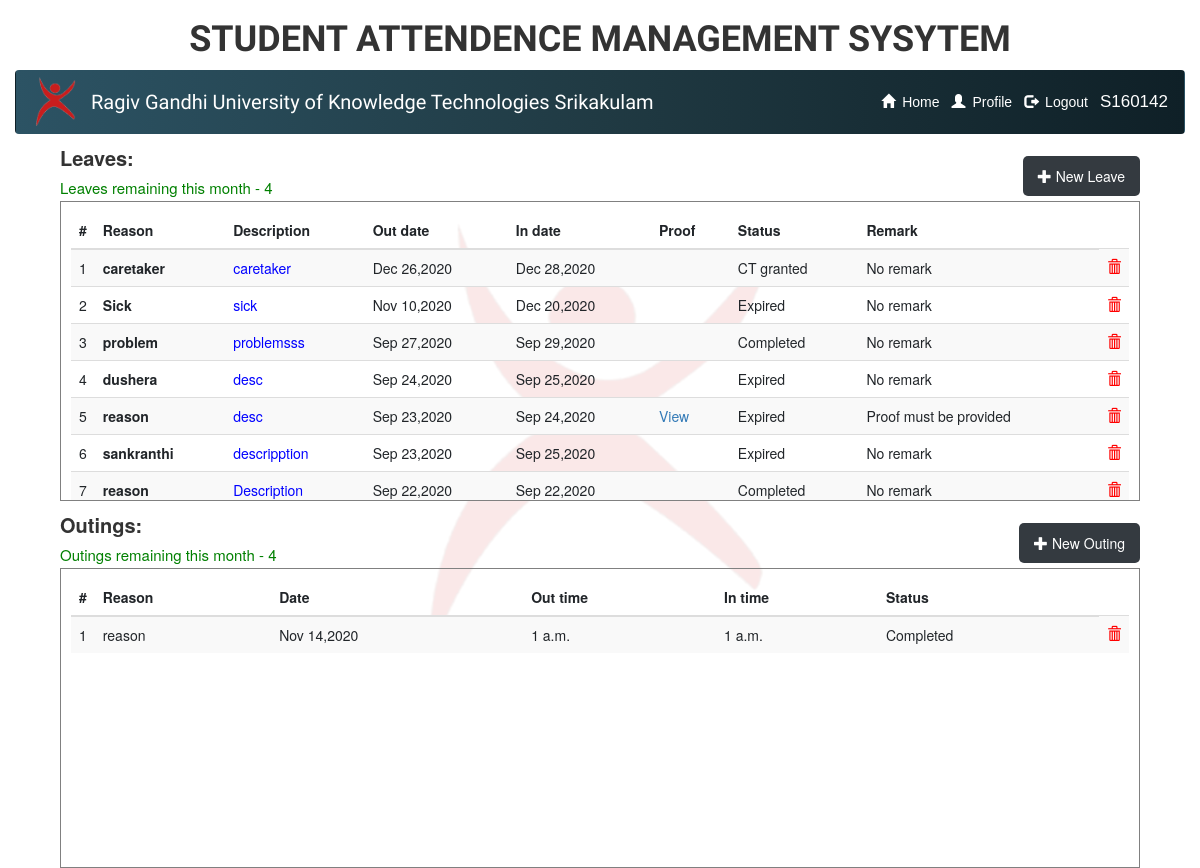
The app's page /olms/home (signed in), older data.
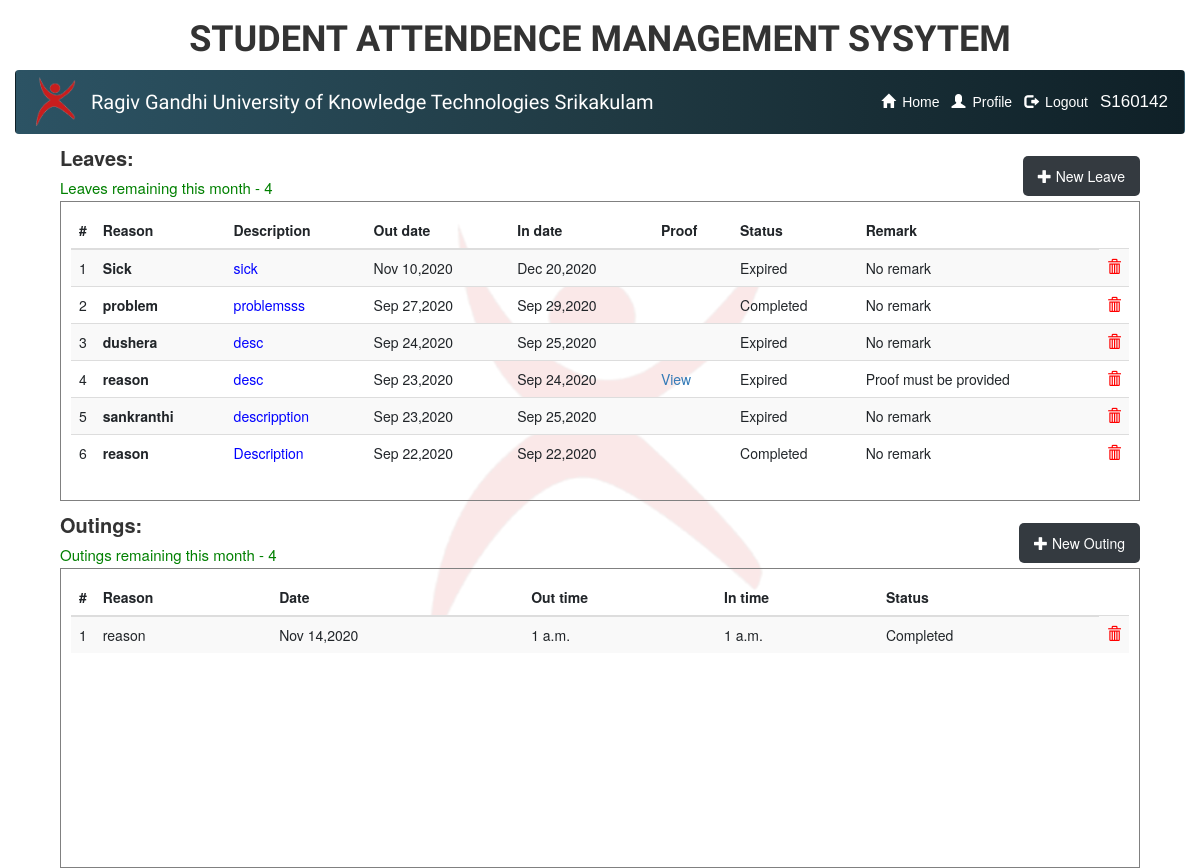
The same page, newer data.
### olms/models.py (models this page shows)
class UserProfile(models.Model):
    user = models.OneToOneField(
        User, unique=True, related_name='profile', on_delete=models.CASCADE)
    id = models.CharField(max_length=7, primary_key=True)
    usertypes = [('student', 'Student'), ('admin', 'Admin'), ('care_taker', 'CareTaker'),
                 ('security', 'Security')]
    usertype = models.CharField(
        max_length=10, choices=usertypes, default='student')
    branches = [('puc', 'PUC'), ('cse', 'CSE'), ('mech', 'MECH'),
                ('chem', 'CHEM'), ('ece', 'ECE'), ('mme', 'MME'), ('civil', 'CIVIL')]
    branch = models.CharField(max_length=5, choices=branches, default='puc')
    years = [('p1', 'P1'), ('p2', 'P2'), ('e1', 'E1'),
             ('e2', 'E2'), ('e3', 'E3'), ('e4', 'E4')]
    year = models.CharField(max_length=2, choices=years, default='p1')
    gender = models.CharField(choices=[(
        'male', 'Male'), ('female', 'Female'), ('other', 'Other')], max_length=6, default='male')
    hostels = [('i1', 'I1'), ('i2', 'I2'), ('i3', 'I3'),
               ('k1', 'K1'), ('k2', 'K2'), ('k3', 'K3'), ('k4', 'K4')]
    hostel = models.CharField(max_length=2, choices=hostels, default='i2')
    room_no = models.CharField(
        max_length=7, blank=True, null=True, default=None)
    classs = models.CharField(max_length=3, blank=True, null=True, default=None)
    in_campus = models.BooleanField(default=True)

class Leaves(models.Model):
    user = models.ForeignKey(
        UserProfile, on_delete=models.SET_NULL, related_name='leaveuser', blank=True, null=True)
    reason = models.CharField(max_length=50, default=None)
    description = models.CharField(max_length=999, default=None)
    proof = models.FileField(default=None, blank=True,
                             null=True, upload_to='proofs/', validators=[FileExtensionValidator(allowed_extensions=['pdf', 'doc', 'docx', 'jpg', 'png', 'xlsx', 'xls', 'jpeg', 'img'])])
    out_date = models.DateField(default=None, blank=True, null=True)
    in_date = models.DateField(default=None,  blank=True, null=True)
    actual_out_date = models.DateTimeField(default=None, blank=True, null=True)
    actual_in_date = models.DateTimeField(default=None, blank=True, null=True)
    statuses = [('pending', 'pending'), ('ct_granted', 'CT granted'), ('granted',
                                         'granted'), ('ct_rejected', 'CT rejected'), ('rejected', 'rejected'), ('on_leave', 'On Leave'), ('delayed', 'Delayed'), ('completed', 'Completed'), ('expired', 'Expired')]
    status = models.CharField(
        max_length=11, choices=statuses, default='pending')
    is_emergency = models.BooleanField(default=False)
    remark = models.CharField(max_length=100, default='No remark')

class Outing(models.Model):
    user = models.ForeignKey(
        UserProfile, on_delete=models.SET_NULL, related_name='outinguser', blank=True, null=True)
    reason = models.CharField(max_length=50, default=None)
    date = models.DateField(default=None, blank=True, null=True)
    out_time = models.TimeField(default=None, blank=True, null=True)
    in_time = models.TimeField(default=None, blank=True, null=True)
    actual_in_time = models.TimeField(default=None, blank=True, null=True)
    actual_out_time = models.TimeField(default=None, blank=True, null=True)
    statuses = [('pending', 'pending'),  ('ct_granted', 'CT granted'), ('granted',
                                         'granted'),('ct_rejected', 'CT rejected'), ('rejected', 'rejected'), ('on_outing', 'On Outing'),
                ('completed', 'Completed'), ('expired', 'Expired')]
    status = models.CharField(
        max_length=11, choices=statuses, default='pending')

### olms/views.py (the view)
# urls.py: path('home', views.userhome, name='home'),
def home(response):
    if response.user.is_superuser or not isinstance(response.user, User):
        return redirect('logout')
    if userhome(response):
        return redirect(userhome(response).url)
    if not response.user.profile.in_campus:
        return redirect('nic')
    leaves = Leaves.objects.filter(user=response.user.profile).order_by('-id')
    outings = Outing.objects.filter(
        user=response.user.profile).order_by('-id')
    counts = Counts.objects.get(user=response.user.profile)
    return render(response, 'home.html', {'leaves': leaves, 'outings': outings, 'id': response.user.profile.id, 'counts': counts})

### olms/templatetags/index.py (called while the page is built)
@register.filter
def sub(value, args):
    print(value, args)
    return args-value

### olms/views.py (called while the page is built, shortened)
def resetCount():
    counts = Counts.objects.all()
    month = datetime.now().month
    if counts[0].month == counts.reverse()[0].month == month:
        return
    print('resetting counts')
    for c in counts:
        if c.month != month:
            c.leaves_this_month = 0
            c.outings_this_month = 0
            c.save()

def expireObjects():
    print('in expireobjects ')
    global date
    print(date)
    if date:
        if date == datetime.now().date():
            print('Done')
    threading.Thread(target=resetCount).start()

def userhome(response):
    print('schedule')
    threading.Thread(target=expireObjects).start()
    if response.user.profile.usertype == 'admin':
        return redirect('admin_home')
    elif response.user.profile.usertype == 'security':
        return redirect('sec_home')
    elif response.user.profile.usertype == 'care_taker':
        return redirect('care_taker')
    return

### olms/templates/home.html (shortened to what this page needs)
{% extends 'base.html' %}
{% load bootstrap4 %}
{% load index %}
{% load static %}
{%block header%}
              <li class="nav-item active">
                <a class="nav-link btn  " href="profile"
                  ><span class="glyphicon glyphicon-user">&thinsp;</span> Profile</a
                >
              </li>
              <li class="nav-item active">
                <a class="nav-link btn  " href="/logout"
                  ><span class="glyphicon glyphicon-log-out">&thinsp;</span> Logout</a
                >
              </li>
              <li class="nav-item active">
                <a class="nav-link btn   adminid" href="#">
                  <span style="font-size: 17px"> {{user.profile.id}}</span></a
                >
              </li>
            </ul>
            {%endblock%}
{% block content %}
<div  class="new">
<div style="font-size:20px;margin-left: 5%;flex:2;"x>
  <p style="margin-bottom:0;"><b>Leaves:</b></p>
    {% with counts.leaves_this_month|sub:4 as count %}
<span style='font-size:15px;{% if count == 3 or count == 4 %}color:green{%elif count == 1 or count == 2 %}color:orange{%else%}color:red{% endif %}'>Leaves remaining this month - {{count}}</span>
{% endwith %}
</div>
  <Button onClick='javascript: location.replace("newleave")' style='max-height:40px;margin-top:1%'><a href='newleave'><span class='glyphicon glyphicon-plus'></span> New Leave</a></Button>
</div>
<div class='center' >
<table class="table table-striped">
  			<thead>
					<tr>
				<th>#</th>
				<th>Reason</th>
				<th>Description</th>
				<th>Out date </th>
				<th>In date</th>
				<th>Proof</th>
				<th>Status</th>
				<th>Remark</th>
      			</tr>
    		</thead>
    		<tbody class="actions">
        {% for l in leaves %}
      		<tr>
				<td style='width:20px'>{{forloop.counter}}</td>
				<td>
				{% if l.is_emergency is True %}
				<b style='color:#ff3333'>{{l.reason}}</b>
				{% else %}
				<b>{{l.reason}}</b>
				{% endif %}
				</td>
				<td id='reason'><a href='#'>{{l.description|truncatechars:70}}<span>{{l.description}}</span></a></td>
				<td>{{l.out_date|date:'M d,Y'}}</td>
				<td>{{l.in_date|date:'M d,Y'}}</td>
				<td>{% if l.proof %}<a href="{{ l.proof.url}}" target='_blank'>View</a>{% endif %}</td>
				<td>{% if l.status == 'ct_granted' %}CT granted {% else %}{{l.status|capfirst}}{% endif %}</td>
				<td>{{l.remark}}</td>
				<td style='width:10px'><a href={% url 'del' 'l' l.id %} class='glyphicon glyphicon-trash' style='color:red'></a></td>
      		</tr>
      {% endfor %}
		</table>
</div>
<div class='new'>
<div style="font-size:20px;margin-left: 5%;flex:2;">
  <p style="margin-bottom:0;"><b>Outings:</b></p>
      {% with counts.outings_this_month|sub:4 as count %}
<span style='font-size:15px;{% if count == 3 or count == 4 %}color:green{%elif count == 1 or count == 2 %}color:orange{%else%}color:red{% endif %}'>Outings remaining this month - {{count}}</span>
{% endwith %}
</div>
	<Button style='margin-top:1%;max-height:40px' onClick='javascript: location.replace("newouting")'><a href='newouting'><span class='glyphicon glyphicon-plus'></span> New Outing</a></Button>
</div>
<div class='center' >
	<table class="table table-striped">
  		<thead>
      	<tr>
            <th>#</th>
        	<th>Reason</th>
        	<th>Date</th>
            <th>Out time</th>
            <th>In time</th>
            <th>Status</th>
      	</tr>
    	</thead>
    	<tbody class="actions">
			{% for o in outings %}
			<tr>
			<td style='width:10px'>{{forloop.counter}}</td>
			<td>{{o.reason}}</td>
			<td>{{o.date|date:'M d,Y'}}</td>
			<td>{{o.out_time}}</td>
			<td>{{o.in_time}}</td>
			<td>{{o.status|capfirst}}</td>
			<td style='width:10px'><a href={% url 'del' 'o' o.id %} class='glyphicon glyphicon-trash' style='color:red'></a></td>
			</tr>
			{% endfor %}
		</tbody>
	</table>
</div>
{% endblock content %}

### oams/templates/base.html (shortened to what this page needs)
<!DOCTYPE html>
<html lang="en">
  <head>
    {% load static %}
    <link rel="stylesheet" href="{% static 'css/bootstrap.min.css' %}" />
    <link
      href="{% static 'css/bootstrap-datetimepicker.min.css'%}"
      rel="stylesheet"
    />
    <link href="{% static 'css/gfont.css'%}" rel="stylesheet" />
    <link
      rel="stylesheet"
      href="https://cdnjs.cloudflare.com/ajax/libs/font-awesome/4.7.0/css/font-awesome.min.css"
    />
    <link rel='icon' href="{%static 'images/logo2.png'%}"
    <link
      rel="stylesheet"
      href="https://stackpath.bootstrapcdn.com/bootstrap/4.5.2/css/bootstrap.min.css"
    />
    <link
      rel="stylesheet"
      href="https://maxcdn.bootstrapcdn.com/bootstrap/3.3.7/css/bootstrap.min.css"
    />
  <head>
  </head>
  <body>
  {%block baseheader%}
	<div class="title">
      <h1>STUDENT ATTENDENCE MANAGEMENT SYSYTEM</h1>
    </div>
    <header>
      <div class="container-fluid">
        <nav class="navbar navbar-expand-sm navbar-dark bg-dark grad">
		  <img src="{%static 'images/logo2.png'%}" width='50px' style='padding-left:10px;' class='img'>
          <a class="navbar-brand brand-large" href="/home">Ragiv Gandhi University of Knowledge Technologies Srikakulam</a>
          <div class="collapse navbar-collapse" id="navbarSupportedContent">
            <ul class="navbar-nav navbar-right ml-lg-auto navfont">
              <li class="nav-item active">
                <a class="nav-link btn" href="/admin_home">
                  <span class="glyphicon glyphicon-home">&thinsp;</span> Home</a
                >
              </li>
      {% block header%}
      {%endblock%}
          </div>
        </nav>
      </div>
    </header>
    {%endblock%}
          <div
        class="container-login100"
        style="background-image: url('{% static 'images/logo2.png'%}');margin-top:10px;"
      >
    {% block content %}
    {% endblock %}
    </div>
  </body>
</html>

### oams/templates/base.html (style rules this page uses)
body { min-height:100%; }
.center { margin: auto; width: 90%; border: 1px solid grey; height: 300px; overflow: auto; padding: 10px; }
#reason a { position: relative; text-decoration: none; color: blue; }
.title h1, h5 { text-align: center; font-family: "Exo 2"; font-weight: bold; }
.new { display: flex; margin-top: 10px; flex-wrap: wrap; }
.new Button { margin-right: 5%; border-radius: 5px; padding: 0 15px 0 15px; border: none; background-color: #343a40; color: white; margin-bottom: 2px; }
.new a { text-decoration: none; color: white; }
.brand-large { font-family: "Exo 2"; font-size: 20px; }
.container-login100 { width: 100%; background-repeat: no-repeat; background-position: center; background-attachment:fixed; background-size:350px; position: sticky; z-index: 1; }
.container-login100::before { content: ""; display: block; position: absolute; z-index: -1; width: 100%; height: 100%; top: 0; left: 0; background-color: rgba(255, 255, 255, 0.9); }
.grad { background: #0F2027; background: -webkit-linear-gradient(to right, #2C5364, #203A43, #0F2027); background: linear-gradient(to right, #2C5364, #203A43, #0F2027); }
.navbar { margin-bottom: 0px !important; }
.navfont { font-family: 'Merriweather Sans', sans-serif; }

Row changes from the older to the newer data that the page shows:
removed Leaves: reason "caretaker", description "caretaker", out_date "Dec 26,2020", in_date "Dec 28,2020", status "CT granted", remark "No remark"
